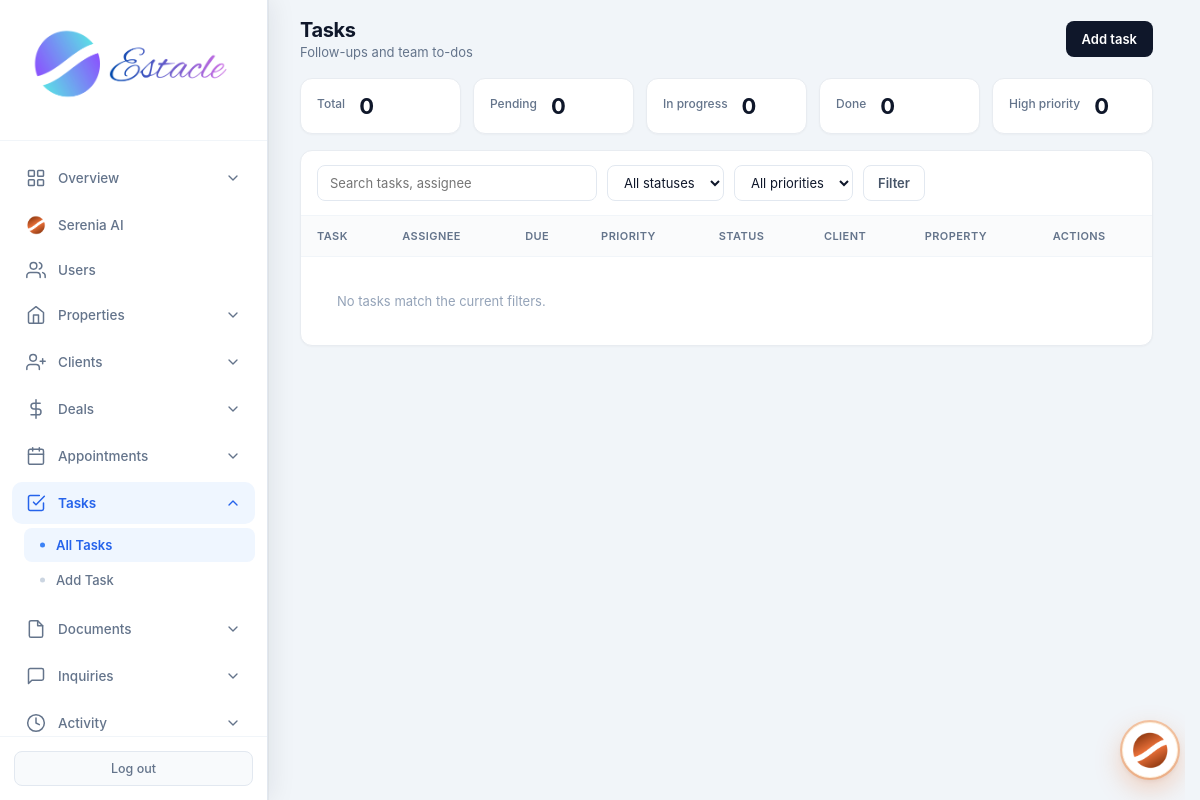
The app's page /admin/tasks (signed in), older data.
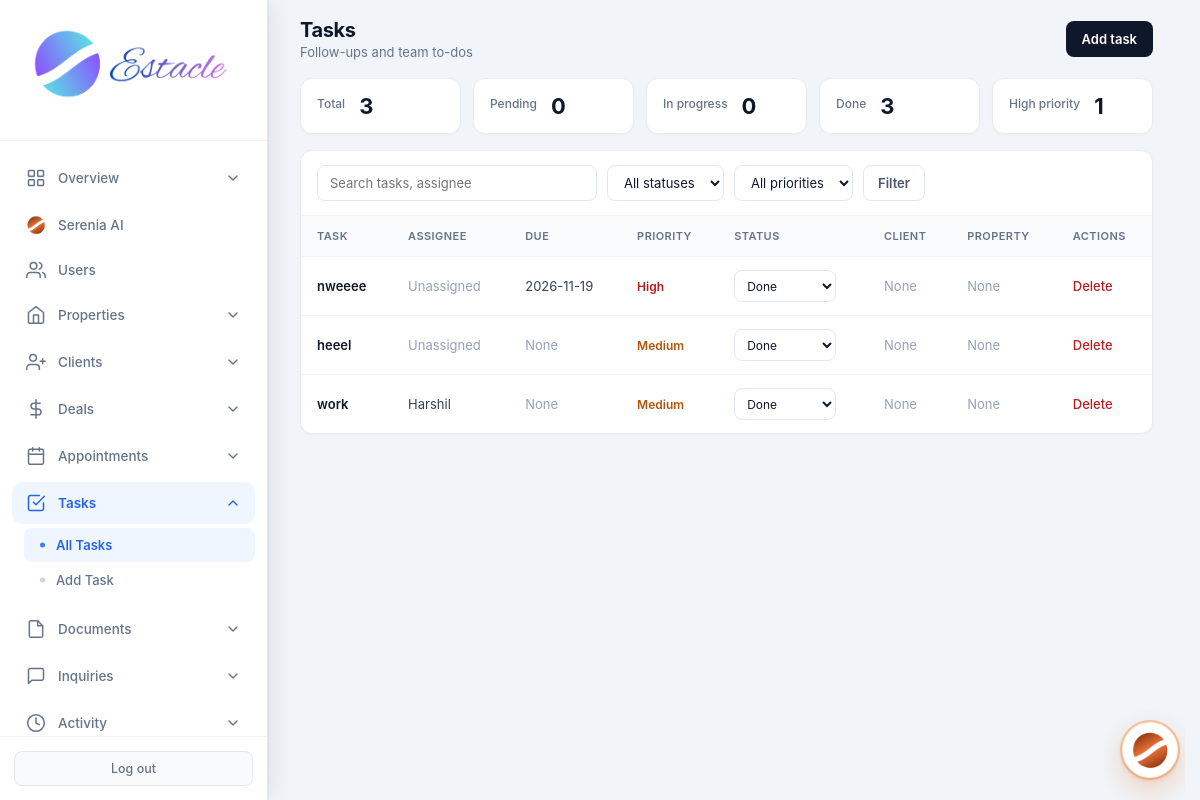
The same page, newer data.
### tables this page shows
CREATE TABLE tasks (
            id INTEGER PRIMARY KEY AUTOINCREMENT,
            title TEXT NOT NULL,
            description TEXT,
            due_date TEXT,
            status TEXT DEFAULT 'pending',
            priority TEXT DEFAULT 'medium',
            assigned_to INTEGER,
            related_client_id INTEGER,
            related_property_id INTEGER,
            created_by INTEGER,
            created_at TIMESTAMP DEFAULT CURRENT_TIMESTAMP,
            FOREIGN KEY (assigned_to) REFERENCES users (id),
            FOREIGN KEY (related_client_id) REFERENCES clients (id),
            FOREIGN KEY (related_property_id) REFERENCES properties (id),
            FOREIGN KEY (created_by) REFERENCES users (id)
        );

CREATE TABLE users (
            id INTEGER PRIMARY KEY AUTOINCREMENT,
            email TEXT UNIQUE NOT NULL,
            password TEXT NOT NULL,
            full_name TEXT NOT NULL,
            role TEXT NOT NULL CHECK(role IN ('admin', 'agent', 'customer')),
            phone TEXT,
            created_at TIMESTAMP DEFAULT CURRENT_TIMESTAMP,
            is_active INTEGER DEFAULT 1
        , avatar TEXT, last_seen TIMESTAMP, job_title TEXT, department TEXT, employee_id TEXT, license_no TEXT, commission_rate REAL, alt_phone TEXT, address TEXT, city TEXT, state TEXT, country TEXT, postal_code TEXT, notes TEXT, hire_date TEXT, timezone TEXT);

### routes/admin/tasks.py (the view)
@admin.route('/admin/tasks')
@login_required
@role_required('admin')
def admin_tasks():
    db = get_db()
    migrate_db()
    q = request.args.get('q', '').strip()
    status = request.args.get('status', '').strip()
    priority = request.args.get('priority', '').strip()
    sql = (
        "SELECT t.*, u.full_name as assignee_name, c.full_name as client_name, p.title as property_title "
        "FROM tasks t "
        "LEFT JOIN users u ON t.assigned_to = u.id "
        "LEFT JOIN clients c ON t.related_client_id = c.id "
        "LEFT JOIN properties p ON t.related_property_id = p.id WHERE 1=1"
    )
    params = []
    if q:
        sql += " AND (IFNULL(t.title,'') LIKE ? OR IFNULL(t.description,'') LIKE ? OR IFNULL(u.full_name,'') LIKE ?)"
        qq = '%' + q + '%'
        params.extend([qq, qq, qq])
    if status in ('pending', 'in_progress', 'done', 'cancelled'):
        sql += " AND t.status = ?"
        params.append(status)
    if priority in ('low', 'medium', 'high', 'urgent'):
        sql += " AND t.priority = ?"
        params.append(priority)
    sql += " ORDER BY CASE t.status WHEN 'pending' THEN 0 WHEN 'in_progress' THEN 1 WHEN 'done' THEN 2 ELSE 3 END, t.due_date IS NULL, t.due_date, t.created_at DESC"
    tasks = [dict(r) for r in db.execute(sql, params).fetchall()]
    all_tasks = [dict(r) for r in db.execute(
        "SELECT status, priority FROM tasks"
    ).fetchall()]
    stats = {
        'total': len(all_tasks),
        'pending': sum(1 for t in all_tasks if t.get('status') == 'pending'),
        'in_progress': sum(1 for t in all_tasks if t.get('status') == 'in_progress'),
        'done': sum(1 for t in all_tasks if t.get('status') == 'done'),
        'cancelled': sum(1 for t in all_tasks if t.get('status') == 'cancelled'),
        'high': sum(1 for t in all_tasks if t.get('priority') in ('high', 'urgent')),
    }
    toast = request.args.get('toast', '').strip()
    return render_template(
        'admin_tasks.html',
        tasks=tasks,
        stats=stats,
        q=q,
        status_filter=status,
        priority_filter=priority,
        toast=toast,
    )

### templates/admin_tasks.html (shortened to what this page needs)
<!DOCTYPE html>
<html lang="en">
<head>
<link rel="stylesheet" href="{{ url_for('static', filename='css/admin.css') }}">
</head>
<body>
<div class="app-layout">
{% set active = 'tasks' %}
{% include 'partials/admin_sidebar.html' %}
<main class="main-content">
  <header class="top-bar dash-top">
    <div>
      <h1 class="page-title">Tasks</h1>
      <p class="page-subtitle">Follow-ups and team to-dos</p>
    </div>
    <div class="top-actions">
      <a href="{{ url_for('admin.admin_add_task') }}" class="btn-create">Add task</a>
    </div>
  </header>
  <div class="page-wrap">
    <div class="stat-row">
      <div class="stat-card">
        <div class="label">Total</div>
        <div class="value">{{ stats.total }}</div>
      </div>
      <div class="stat-card">
        <div class="label">Pending</div>
        <div class="value">{{ stats.pending }}</div>
      </div>
      <div class="stat-card">
        <div class="label">In progress</div>
        <div class="value">{{ stats.in_progress }}</div>
      </div>
      <div class="stat-card">
        <div class="label">Done</div>
        <div class="value">{{ stats.done }}</div>
      </div>
      <div class="stat-card">
        <div class="label">High priority</div>
        <div class="value">{{ stats.high }}</div>
      </div>
    </div>
    <div class="panel-card">
      <div class="panel-toolbar">
        <form method="GET" action="{{ url_for('admin.admin_tasks') }}">
          <input type="search" name="q" value="{{ q }}" placeholder="Search tasks, assignee">
          <select name="status">
            <option value="">All statuses</option>
          </select>
          <select name="priority">
            <option value="">All priorities</option>
          </select>
          <button type="submit" class="btn-filter">Filter</button>
        </form>
      </div>
      <div class="table-wrap">
        <table class="data-table">
          <thead>
            <tr>
              <th>Task</th>
              <th>Assignee</th>
              <th>Due</th>
              <th>Priority</th>
              <th>Status</th>
              <th>Client</th>
              <th>Property</th>
              <th>Actions</th>
            </tr>
          </thead>
          <tbody>
            {% for t in tasks %}
            <tr>
              <td class="title-cell">{{ t.title }}</td>
              <td>{% if t.assignee_name %}{{ t.assignee_name }}{% else %}<span class="muted">Unassigned</span>{% endif %}</td>
              <td>{% if t.due_date %}{{ t.due_date }}{% else %}<span class="muted">None</span>{% endif %}</td>
              <td><span class="prio {{ t.priority }}">{{ t.priority or 'medium' }}</span></td>
              <td>
                <form method="POST" action="{{ url_for('admin.admin_task_status', task_id=t.id) }}" style="margin:0">
                  <select name="status" class="status-select" onchange="this.form.submit()">
                    <option value="done" {% if t.status == 'done' %}selected{% endif %}>Done</option>
                  </select>
                </form>
              </td>
              <td>{% if t.client_name %}{{ t.client_name }}{% else %}<span class="muted">None</span>{% endif %}</td>
              <td>{% if t.property_title %}{{ t.property_title }}{% else %}<span class="muted">None</span>{% endif %}</td>
              <td>
                <form method="POST" action="{{ url_for('admin.admin_delete_task', task_id=t.id) }}" style="margin:0" onsubmit="return confirm('Remove this task?');">
                  <button type="submit" class="btn-link danger">Delete</button>
                </form>
              </td>
            </tr>
            {% else %}
            <tr>
              <td colspan="8" class="empty">No tasks match the current filters.</td>
            </tr>
            {% endfor %}
          </tbody>
        </table>
      </div>
    </div>
  </div>
</main>
</div>
</body>
</html>

### templates/partials/admin_sidebar.html (shortened to what this page needs)
<aside class="sidebar" data-shell="admin">
    <div class="sidebar-header">
        <div class="logo">
            <img src="{{ url_for('static', filename='images/logo.png') }}" alt="Estacle" class="sidebar-logo sidebar-logo-full">
        </div>
</div>
    <nav class="sidebar-nav">
        <div class="nav-dropdown {% if active in ['dashboard', 'analytics', 'search'] %}open has-active{% endif %}">
            <button type="button" class="nav-dropdown-toggle" data-tip="Overview" onclick="this.parentElement.classList.toggle('open')">
                <svg class="nav-icon" viewBox="0 0 24 24"><rect x="3" y="3" width="7" height="7" rx="1"/><rect x="14" y="3" width="7" height="7" rx="1"/><rect x="3" y="14" width="7" height="7" rx="1"/><rect x="14" y="14" width="7" height="7" rx="1"/></svg>
                <span>Overview</span>
                <svg class="chevron" viewBox="0 0 24 24"><polyline points="6 9 12 15 18 9"/></svg>
            </button>
        </div>
        <a href="{{ url_for('admin.admin_ai') }}" class="nav-item {% if active == 'ai' %}active{% endif %}" data-tip="Serenia AI">
            <img class="nav-icon" src="{{ url_for('static', filename='images/serenia-icon.png') }}" alt="" style="width:20px;height:20px;object-fit:contain;border-radius:50%">
            <span>Serenia AI</span>
        </a>
        <a href="{{ url_for('admin.admin_users') }}" class="nav-item {% if active in ['users', 'add_user', 'edit_user'] %}active{% endif %}" data-tip="Users Details">
            <svg class="nav-icon" viewBox="0 0 24 24"><path d="M17 21v-2a4 4 0 0 0-4-4H5a4 4 0 0 0-4 4v2"/><circle cx="9" cy="7" r="4"/><path d="M23 21v-2a4 4 0 0 0-3-3.87"/><path d="M16 3.13a4 4 0 0 1 0 7.75"/></svg>
            <span>Users</span>
        </a>
        <div class="nav-dropdown {% if active in ['properties', 'add_property', 'property_detail', 'display_properties', 'compare'] %}open has-active{% endif %}">
            <button type="button" class="nav-dropdown-toggle" data-tip="Properties" onclick="this.parentElement.classList.toggle('open')">
                <svg class="nav-icon" viewBox="0 0 24 24"><path d="M3 9l9-7 9 7v11a2 2 0 0 1-2 2H5a2 2 0 0 1-2-2z"/><polyline points="9 22 9 12 15 12 15 22"/></svg>
                <span>Properties</span>
                <svg class="chevron" viewBox="0 0 24 24"><polyline points="6 9 12 15 18 9"/></svg>
            </button>
        </div>
        <div class="nav-dropdown {% if active in ['clients', 'add_client', 'leads', 'add_lead'] %}open has-active{% endif %}">
            <button type="button" class="nav-dropdown-toggle" data-tip="Clients" onclick="this.parentElement.classList.toggle('open')">
                <svg class="nav-icon" viewBox="0 0 24 24"><path d="M16 21v-2a4 4 0 0 0-4-4H5a4 4 0 0 0-4 4v2"/><circle cx="8.5" cy="7" r="4"/><line x1="20" y1="8" x2="20" y2="14"/><line x1="23" y1="11" x2="17" y2="11"/></svg>
                <span>Clients</span>
                <svg class="chevron" viewBox="0 0 24 24"><polyline points="6 9 12 15 18 9"/></svg>
            </button>
        </div>
        <div class="nav-dropdown {% if active in ['deals', 'deals_pipeline', 'add_deal', 'deal_payments', 'brokerage', 'deals_summary'] %}open has-active{% endif %}">
            <button type="button" class="nav-dropdown-toggle" data-tip="Deals" onclick="this.parentElement.classList.toggle('open')">
                <svg class="nav-icon" viewBox="0 0 24 24"><line x1="12" y1="1" x2="12" y2="23"/><path d="M17 5H9.5a3.5 3.5 0 0 0 0 7h5a3.5 3.5 0 0 1 0 7H6"/></svg>
                <span>Deals</span>
                <svg class="chevron" viewBox="0 0 24 24"><polyline points="6 9 12 15 18 9"/></svg>
            </button>
        </div>
        <div class="nav-dropdown {% if active in ['appointments', 'add_appointment'] %}open has-active{% endif %}">
            <button type="button" class="nav-dropdown-toggle" data-tip="Appointments" onclick="this.parentElement.classList.toggle('open')">
                <svg class="nav-icon" viewBox="0 0 24 24"><rect x="3" y="4" width="18" height="18" rx="2" ry="2"/><line x1="16" y1="2" x2="16" y2="6"/><line x1="8" y1="2" x2="8" y2="6"/><line x1="3" y1="10" x2="21" y2="10"/></svg>
                <span>Appointments</span>
                <svg class="chevron" viewBox="0 0 24 24"><polyline points="6 9 12 15 18 9"/></svg>
            </button>
        </div>
        <div class="nav-dropdown {% if active in ['tasks', 'add_task'] %}open has-active{% endif %}">
            <button type="button" class="nav-dropdown-toggle" data-tip="Tasks" onclick="this.parentElement.classList.toggle('open')">
                <svg class="nav-icon" viewBox="0 0 24 24"><path d="M9 11l3 3L22 4"/><path d="M21 12v7a2 2 0 0 1-2 2H5a2 2 0 0 1-2-2V5a2 2 0 0 1 2-2h11"/></svg>
                <span>Tasks</span>
                <svg class="chevron" viewBox="0 0 24 24"><polyline points="6 9 12 15 18 9"/></svg>
            </button>
            <div class="nav-dropdown-menu">
                <a href="{{ url_for('admin.admin_tasks') }}" class="nav-subitem {% if active == 'tasks' %}active{% endif %}">All Tasks</a>
                <a href="{{ url_for('admin.admin_add_task') }}" class="nav-subitem {% if active == 'add_task' %}active{% endif %}">Add Task</a>
            </div>
        </div>
        <div class="nav-dropdown {% if active in ['documents', 'add_document'] %}open has-active{% endif %}">
            <button type="button" class="nav-dropdown-toggle" data-tip="Documents" onclick="this.parentElement.classList.toggle('open')">
                <svg class="nav-icon" viewBox="0 0 24 24"><path d="M14 2H6a2 2 0 0 0-2 2v16a2 2 0 0 0 2 2h12a2 2 0 0 0 2-2V8z"/><polyline points="14 2 14 8 20 8"/></svg>
                <span>Documents</span>
                <svg class="chevron" viewBox="0 0 24 24"><polyline points="6 9 12 15 18 9"/></svg>
            </button>
        </div>
        <div class="nav-dropdown {% if active == 'inquiries' %}open has-active{% endif %}">
            <button type="button" class="nav-dropdown-toggle" data-tip="Inquiries" onclick="this.parentElement.classList.toggle('open')">
                <svg class="nav-icon" viewBox="0 0 24 24"><path d="M21 15a2 2 0 0 1-2 2H7l-4 4V5a2 2 0 0 1 2-2h14a2 2 0 0 1 2 2z"/></svg>
                <span>Inquiries</span>
                <svg class="chevron" viewBox="0 0 24 24"><polyline points="6 9 12 15 18 9"/></svg>
            </button>
        </div>
        <div class="nav-dropdown {% if active == 'activity' %}open has-active{% endif %}">
            <button type="button" class="nav-dropdown-toggle" data-tip="Activity" onclick="this.parentElement.classList.toggle('open')">
                <svg class="nav-icon" viewBox="0 0 24 24"><circle cx="12" cy="12" r="10"/><polyline points="12 6 12 12 16 14"/></svg>
                <span>Activity</span>
                <svg class="chevron" viewBox="0 0 24 24"><polyline points="6 9 12 15 18 9"/></svg>
            </button>
        </div>
    </nav>
    <div class="sidebar-footer">
        <a href="{{ url_for('auth.logout') }}" class="logout-btn" title="Log out" data-tip="Log out">Log out</a>
    </div>
</aside>
<link rel="stylesheet" href="{{ url_for('static', filename='css/serenia-widget.css') }}?v=20261112b">

Row changes from the older to the newer data that the page shows:
added tasks: title "nweeee", shows "Unassigned", due_date "2026-11-19", priority "High", status "Done"
added tasks: title "heeel", shows "Unassigned", shows "None", priority "Medium", status "Done"
added tasks: title "work", assignee_name "Harshil", shows "None", priority "Medium", status "Done"
Text that changed along with them:
{{ stats.total }}: "0" → "3"
{{ stats.done }}: "0" → "3"
{{ stats.high }}: "0" → "1"
text no longer shown: "No tasks match the current filters."
